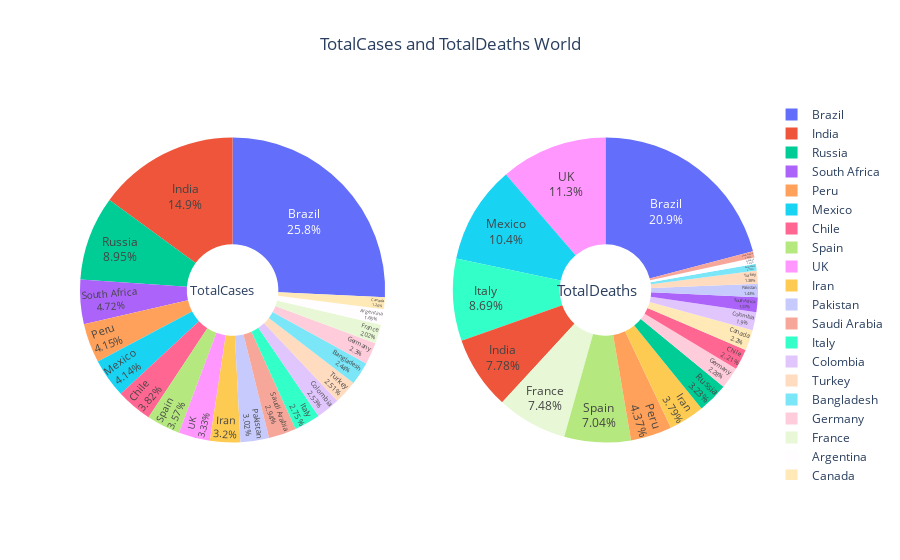

The notebook cell this image was saved under:
### Markdown cell above
The above visualization is made self explainatory <br>
Interacting with plot to remove the highest contributor of pie for both charts at the same time readjusts it showing the remaining contributors<br>
We can see here as well that Gujrat is contributing 12.2% in India's Total Cases and 22.3% in India's Total Deaths due to coronavirus<br>
Hence **Gujrat must not take the lockdown liniently**

### Code cell
pie_chart(temp_df1.iloc[2:22, :], total_cases_world, deaths_world, 'World')

### Figure 1 — Plotly figure (JSON) as saved in the notebook; plotly's stock layout.template omitted (floating-point values rounded to 4 significant figures)
{"data": [{"domain": {"x": [0, 0.45], "y": [0, 1]}, "hole": 0.3, "labels": ["Brazil", "India", "Russia", "South Africa", "Peru", "Mexico", "Chile", "Spain", "UK", "Iran", "Pakistan", "Saudi Arabia", "Italy", "Colombia", "Turkey", "Bangladesh", "Germany", "France", "Argentina", "Canada"], "name": "TotalCases", "showlegend": true, "textinfo": "percent+label", "textposition": "inside", "type": "pie", "values": [2303661, 1337022, 800849, 421996, 371096, 370712, 341304, 319501, 297914, 286523, 270400, 262772, 245590, 226373, 224252, 218658, 205879, 180528, 148027, 113040]}, {"domain": {"x": [0.55, 1], "y": [0, 1]}, "hole": 0.3, "labels": ["Brazil", "India", "Russia", "South Africa", "Peru", "Mexico", "Chile", "Spain", "UK", "Iran", "Pakistan", "Saudi Arabia", "Italy", "Colombia", "Turkey", "Bangladesh", "Germany", "France", "Argentina", "Canada"], "name": "TotalDeaths", "showlegend": true, "textinfo": "percent+label", "textposition": "inside", "type": "pie", "values": [84440, 31406, 13046, 6343, 17654, 41908, 8914, 28432, 45677, 15289, 5763, 2672, 35097, 7688, 5580, 2836, 9193, 30192, 2722, 8878]}], "layout": {"annotations": [{"font": {"size": 13}, "showarrow": false, "text": "TotalCases", "x": 0.16, "y": 0.5}, {"font": {"size": 15}, "showarrow": false, "text": "TotalDeaths", "x": 0.825, "y": 0.5}], "hovermode": "x", "title": {"text": "TotalCases and TotalDeaths World", "x": 0.5, "xanchor": "center"}}}
